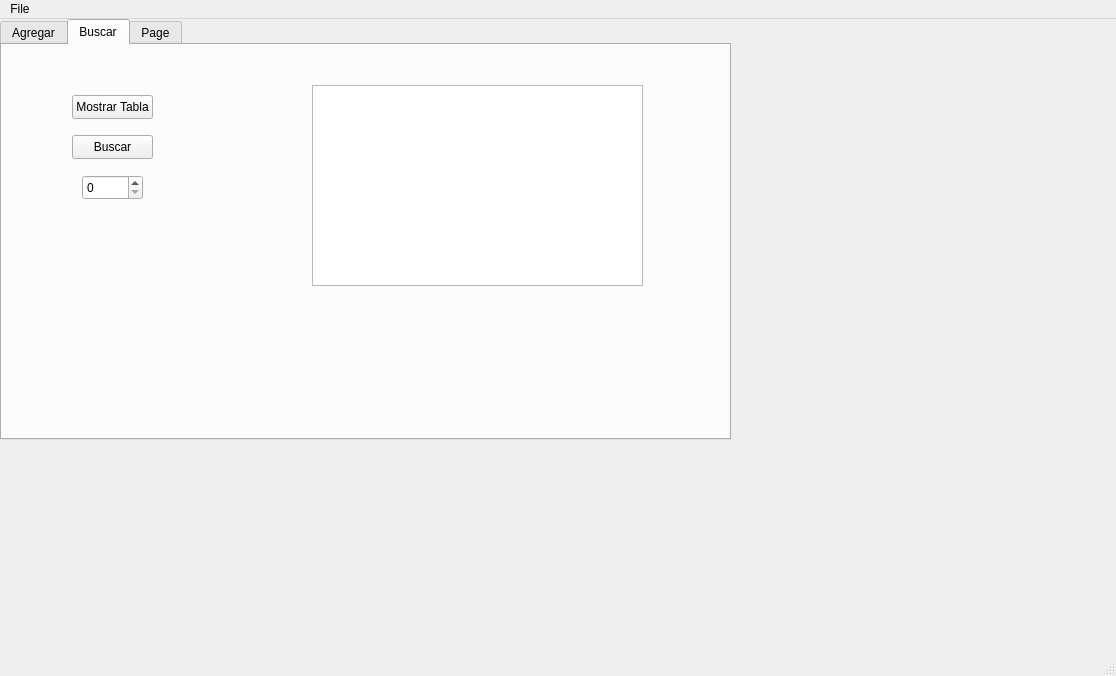
<?xml version="1.0" encoding="UTF-8"?>
<ui version="4.0">
 <class>MainWindow</class>
 <widget class="QMainWindow" name="MainWindow">
  <property name="geometry">
   <rect>
    <x>0</x>
    <y>0</y>
    <width>1116</width>
    <height>676</height>
   </rect>
  </property>
  <property name="windowTitle">
   <string>MainWindow</string>
  </property>
  <widget class="QWidget" name="centralwidget">
   <widget class="QTabWidget" name="tabWidget">
    <property name="geometry">
     <rect>
      <x>0</x>
      <y>0</y>
      <width>731</width>
      <height>421</height>
     </rect>
    </property>
    <property name="currentIndex">
     <number>1</number>
    </property>
    <widget class="QWidget" name="Agregar">
     <attribute name="title">
      <string>Agregar</string>
     </attribute>
     <widget class="QGroupBox" name="groupBox">
      <property name="geometry">
       <rect>
        <x>20</x>
        <y>0</y>
        <width>651</width>
        <height>291</height>
       </rect>
      </property>
      <property name="title">
       <string>GroupBox</string>
      </property>
      <layout class="QGridLayout" name="gridLayout">
       <item row="0" column="0">
        <widget class="QLabel" name="label">
         <property name="text">
          <string>ID</string>
         </property>
        </widget>
       </item>
       <item row="0" column="1">
        <widget class="QSpinBox" name="id"/>
       </item>
       <item row="0" column="3" rowspan="7">
        <widget class="QPlainTextEdit" name="pantalla"/>
       </item>
       <item row="1" column="0">
        <widget class="QLabel" name="label_2">
         <property name="text">
          <string>Voltaje</string>
         </property>
        </widget>
       </item>
       <item row="1" column="1">
        <widget class="QDoubleSpinBox" name="volt"/>
       </item>
       <item row="2" column="0">
        <widget class="QLabel" name="label_3">
         <property name="text">
          <string>Posicion X</string>
         </property>
        </widget>
       </item>
       <item row="2" column="1">
        <widget class="QSpinBox" name="posx"/>
       </item>
       <item row="3" column="0">
        <widget class="QLabel" name="label_4">
         <property name="text">
          <string>Posicion Y</string>
         </property>
        </widget>
       </item>
       <item row="3" column="1">
        <widget class="QSpinBox" name="posy"/>
       </item>
       <item row="4" column="0">
        <widget class="QLabel" name="label_5">
         <property name="text">
          <string>Rojo</string>
         </property>
        </widget>
       </item>
       <item row="4" column="1">
        <widget class="QSpinBox" name="red"/>
       </item>
       <item row="5" column="0">
        <widget class="QLabel" name="label_6">
         <property name="text">
          <string>Azul</string>
         </property>
        </widget>
       </item>
       <item row="5" column="1">
        <widget class="QSpinBox" name="blue"/>
       </item>
       <item row="6" column="0">
        <widget class="QLabel" name="label_7">
         <property name="text">
          <string>Verde</string>
         </property>
        </widget>
       </item>
       <item row="6" column="1">
        <widget class="QSpinBox" name="green"/>
       </item>
       <item row="7" column="0">
        <widget class="QPushButton" name="inicio">
         <property name="text">
          <string>Agregar Inicio</string>
         </property>
        </widget>
       </item>
       <item row="7" column="1">
        <widget class="QPushButton" name="final_2">
         <property name="text">
          <string>Agregar Final</string>
         </property>
        </widget>
       </item>
       <item row="7" column="2">
        <widget class="QPushButton" name="mostrar">
         <property name="text">
          <string>Mostrar</string>
         </property>
        </widget>
       </item>
       <item row="7" column="3">
        <widget class="QPlainTextEdit" name="pantallaid"/>
       </item>
      </layout>
     </widget>
    </widget>
    <widget class="QWidget" name="Buscar">
     <attribute name="title">
      <string>Buscar</string>
     </attribute>
     <widget class="QPushButton" name="mostrar_tabla_button">
      <property name="geometry">
       <rect>
        <x>70</x>
        <y>50</y>
        <width>81</width>
        <height>24</height>
       </rect>
      </property>
      <property name="text">
       <string>Mostrar Tabla</string>
      </property>
     </widget>
     <widget class="QPushButton" name="buscar_tabla_button">
      <property name="geometry">
       <rect>
        <x>70</x>
        <y>90</y>
        <width>81</width>
        <height>24</height>
       </rect>
      </property>
      <property name="text">
       <string>Buscar</string>
      </property>
     </widget>
     <widget class="QTableWidget" name="tableWidget">
      <property name="geometry">
       <rect>
        <x>310</x>
        <y>40</y>
        <width>331</width>
        <height>201</height>
       </rect>
      </property>
     </widget>
     <widget class="QSpinBox" name="buscarid">
      <property name="geometry">
       <rect>
        <x>80</x>
        <y>130</y>
        <width>61</width>
        <height>25</height>
       </rect>
      </property>
     </widget>
    </widget>
    <widget class="QWidget" name="tab">
     <attribute name="title">
      <string>Page</string>
     </attribute>
     <widget class="QGraphicsView" name="PantallaNeuronas">
      <property name="geometry">
       <rect>
        <x>50</x>
        <y>10</y>
        <width>631</width>
        <height>271</height>
       </rect>
      </property>
     </widget>
     <widget class="QPushButton" name="dibujar_button">
      <property name="geometry">
       <rect>
        <x>130</x>
        <y>300</y>
        <width>75</width>
        <height>24</height>
       </rect>
      </property>
      <property name="text">
       <string>Dibujar</string>
      </property>
     </widget>
     <widget class="QPushButton" name="limpiar_button">
      <property name="geometry">
       <rect>
        <x>440</x>
        <y>300</y>
        <width>75</width>
        <height>24</height>
       </rect>
      </property>
      <property name="text">
       <string>Limpiar</string>
      </property>
     </widget>
    </widget>
   </widget>
  </widget>
  <widget class="QMenuBar" name="menubar">
   <property name="geometry">
    <rect>
     <x>0</x>
     <y>0</y>
     <width>1116</width>
     <height>21</height>
    </rect>
   </property>
   <widget class="QMenu" name="menuFile">
    <property name="title">
     <string>File</string>
    </property>
    <addaction name="actionAbrir"/>
    <addaction name="separator"/>
    <addaction name="actionGuardar"/>
    <addaction name="separator"/>
   </widget>
   <addaction name="menuFile"/>
  </widget>
  <widget class="QStatusBar" name="statusbar"/>
  <action name="actionAbrir">
   <property name="text">
    <string>Abrir</string>
   </property>
   <property name="shortcut">
    <string>Ctrl+O</string>
   </property>
  </action>
  <action name="actionGuardar">
   <property name="text">
    <string>Guardar</string>
   </property>
   <property name="shortcut">
    <string>Ctrl+G</string>
   </property>
  </action>
 </widget>
 <resources/>
 <connections/>
</ui>
